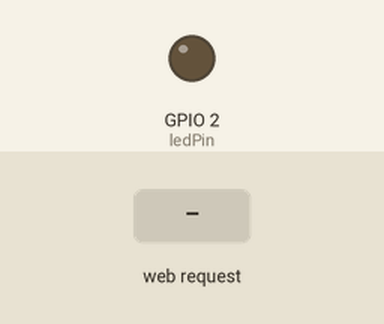
Recording of a program running on a simulated ESP32. On the bench: output pins drawn as LEDs (lit = HIGH). The test bench sets the inputs (shaded band). WiFi joins after 1.5 s; servers stay silent unless stated; storage starts empty; what the program prints to the serial monitor is not drawn.

Above: at 3.2 s.
3.3 s: HTTP request GET /on received
At 4.5 s:
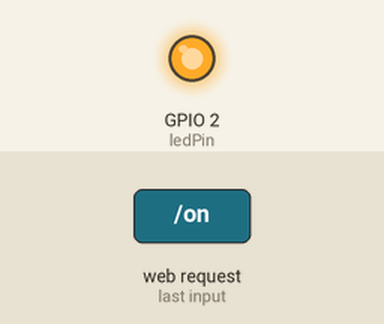
4.8 s: HTTP request GET /off received
At 5.8 s:
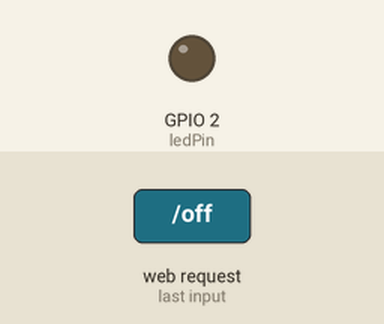
Timing chart, 0 to 7.8 s (numbered marks = the images above; inputs shaded):
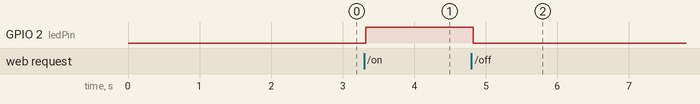

The program:

main.cpp
```cpp
#include <Arduino.h>
#include "WiFi.h"
#include "ESPAsyncWebServer.h"
#include "SPIFFS.h"

const char* ssid = "Barajas";
const char* password = "56781234";

const int ledPin = 2;
String ledState;

AsyncWebServer server(80);

// Replaces placeholder with LED state value
String processor(const String& var){
  Serial.println(var);
  if(var == "STATE"){
    if(digitalRead(ledPin)){
      ledState = "ON";
    }
    else{
      ledState = "OFF";
    }
    Serial.print(ledState);
    return ledState;
  }
  return String();
}

void setup() {
  Serial.begin(9600);
  pinMode(ledPin, OUTPUT);
  Serial.println("Inicio del programa");

  // Initialize SPIFFS
  if(!SPIFFS.begin(true)){
    Serial.println("An Error has occurred while mounting SPIFFS");
    return;
  }

  // Connect to Wi-Fi
  WiFi.begin(ssid, password);
  while (WiFi.status() != WL_CONNECTED) {
    delay(1000);
    Serial.println("Connecting to WiFi..");
  }

  // Print ESP32 Local IP Address
  Serial.println(WiFi.localIP());

  // Route for root / web page
  server.on("/", HTTP_GET, [](AsyncWebServerRequest *request){
    request->send(SPIFFS, "/index.html");
  });

  // Route to load style.css file
  server.on("/styles.css", HTTP_GET, [](AsyncWebServerRequest *request){
    request->send(SPIFFS, "/styles.css", "text/css");
  });

  // Route to load main.js file
  server.on("/main.js", HTTP_GET, [](AsyncWebServerRequest *request){
    request->send(SPIFFS, "/main.js");
  });

  // Route to set GPIO to HIGH
  server.on("/on", HTTP_GET, [](AsyncWebServerRequest *request){
    digitalWrite(ledPin, HIGH);
    request->send(SPIFFS, "/index.html", String(), false, processor);
  });

  // Route to set GPIO to LOW
  server.on("/off", HTTP_GET, [](AsyncWebServerRequest *request){
    digitalWrite(ledPin, LOW);
    request->send(SPIFFS, "/index.html", String(), false, processor);
  });

  // Start server
  server.begin();
}

void loop() {

}
```

Measured:
- after the input at 3.3 s, GPIO 2 (ledPin): LOW → HIGH at once
- after the input at 4.8 s, GPIO 2 (ledPin): HIGH → LOW at once
